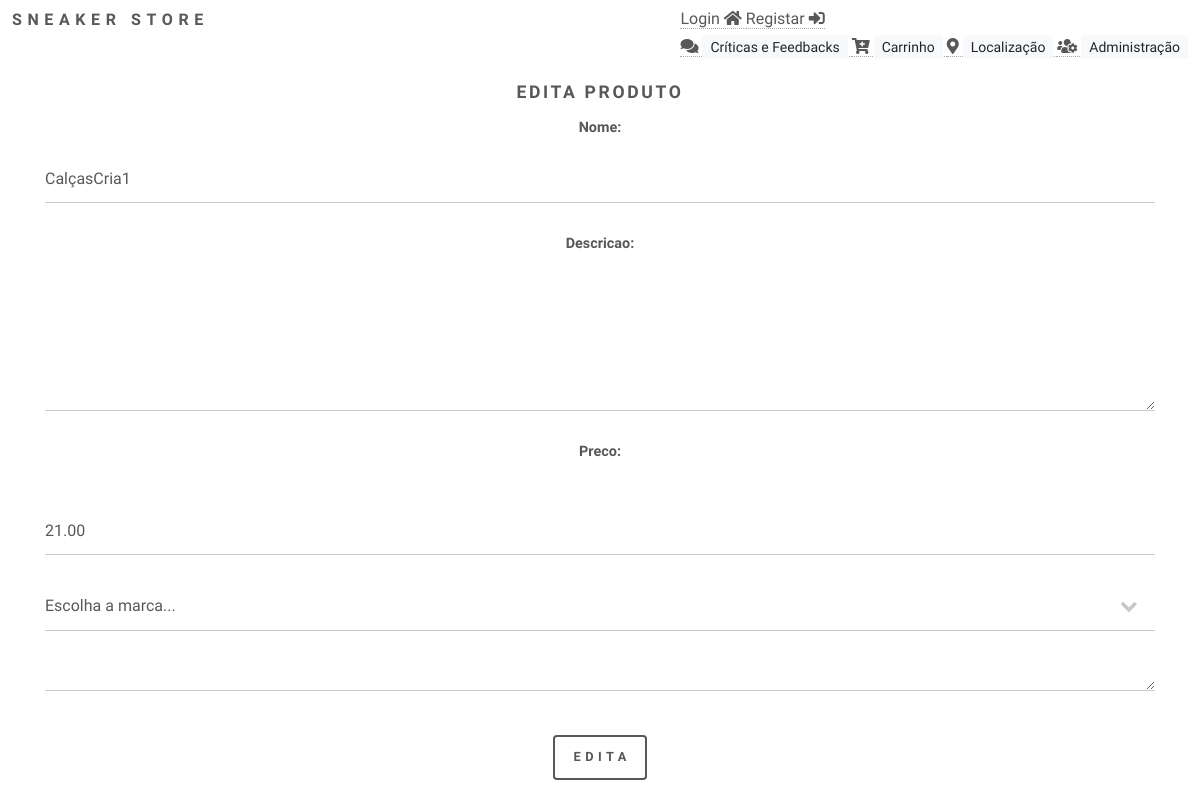
The app's page /References/PAPFilipe-main/admin/editaProduto.php?id=41, older data.
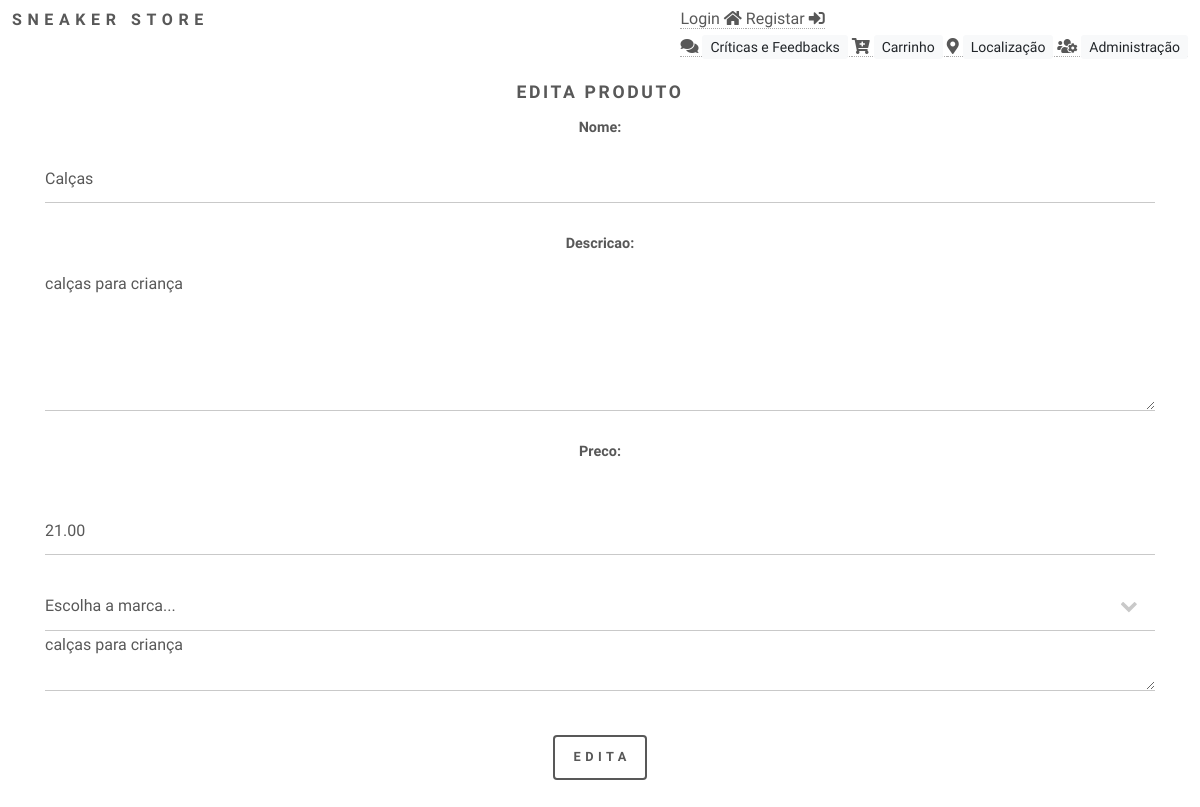
The same page, newer data.
### tables this page shows
CREATE TABLE `produtos`  (
  `produtoId` int(11) NOT NULL AUTO_INCREMENT,
  `produtoNome` varchar(45) NOT NULL,
  `produtoPreco` decimal(10, 2) NOT NULL,
  `produtoDestaque` enum('Sim','Nao') NOT NULL DEFAULT 'Nao',
  `produtoImagemURL` varchar(255) NOT NULL,
  `produtoTipoCategoriaCategoriaId` int(11) NOT NULL,
  `produtoTipoCategoriaTipoId` int(11) NOT NULL,
  `produtoGenero` enum('M','F','U') NOT NULL DEFAULT 'U',
  `produtoDescricao` text NOT NULL,
  `produtoDesconto` decimal(5, 2) NULL DEFAULT 0.00,
  PRIMARY KEY (`produtoId`) USING BTREE,
  INDEX `fk_produtos_tipoCategorias1_idx`(`produtoTipoCategoriaCategoriaId`, `produtoTipoCategoriaTipoId`) USING BTREE,
  CONSTRAINT `fk_produtos_tipoCategorias1` FOREIGN KEY (`produtoTipoCategoriaCategoriaId`, `produtoTipoCategoriaTipoId`) REFERENCES `tipocategorias` (`tipoCategoriaCategoriaId`, `tipoCategoriaTipoId`) ON DELETE NO ACTION ON UPDATE NO ACTION
);

### References/PAPFilipe-main/admin/editaProduto.php (the view, shortened to what this page needs)
<?php
include_once("../includes/body.inc.php");
$id=intval($_GET['id']);
$sql="select * from produtos where produtoId=$id";
$resultProdutos=mysqli_query($con,$sql);
$dadosProdutos=mysqli_fetch_array($resultProdutos);
?>
<div class="container" align="center">
    <h2 align="center" style="margin-bottom: 10px">Edita Produto</h2>
<form action="confirmaEditaProduto.php" method="post" enctype="multipart/form-data">
    <label>Nome: </label>
    <input type="text" name="produtoNome" value="<?php echo $dadosProdutos['produtoNome']?>"><br>
    <label>Descricao:</label>
    <textarea name="produtoDescricao" cols="50" rows="5"><?php echo $dadosProdutos['produtoDescricao']?>
    </textarea>
    <br>
    <label>Preco:</label><br>
    <input type="text" name="produtoPreco" value="<?php echo $dadosProdutos['produtoPreco']?>"><br>
    <select name="marcaNome">
        <option value="-1">Escolha a marca...</option>
        <link href="summernote.css" rel="stylesheet">
        <textarea name="produtoDescricao" id="myTextarea"><?php echo $dadosProdutos["produtoDescricao"]?></textarea>
    </select>
<br>
    <input type="Submit" value="Edita" <button type="button" class="btn btn-success button1 mt-3"></button>
    <br>

Row changes from the older to the newer data that the page shows:
changed produtos: produtoNome "CalçasCria1" → "Calças"; produtoDescricao (not shown) → "calças para criança"
